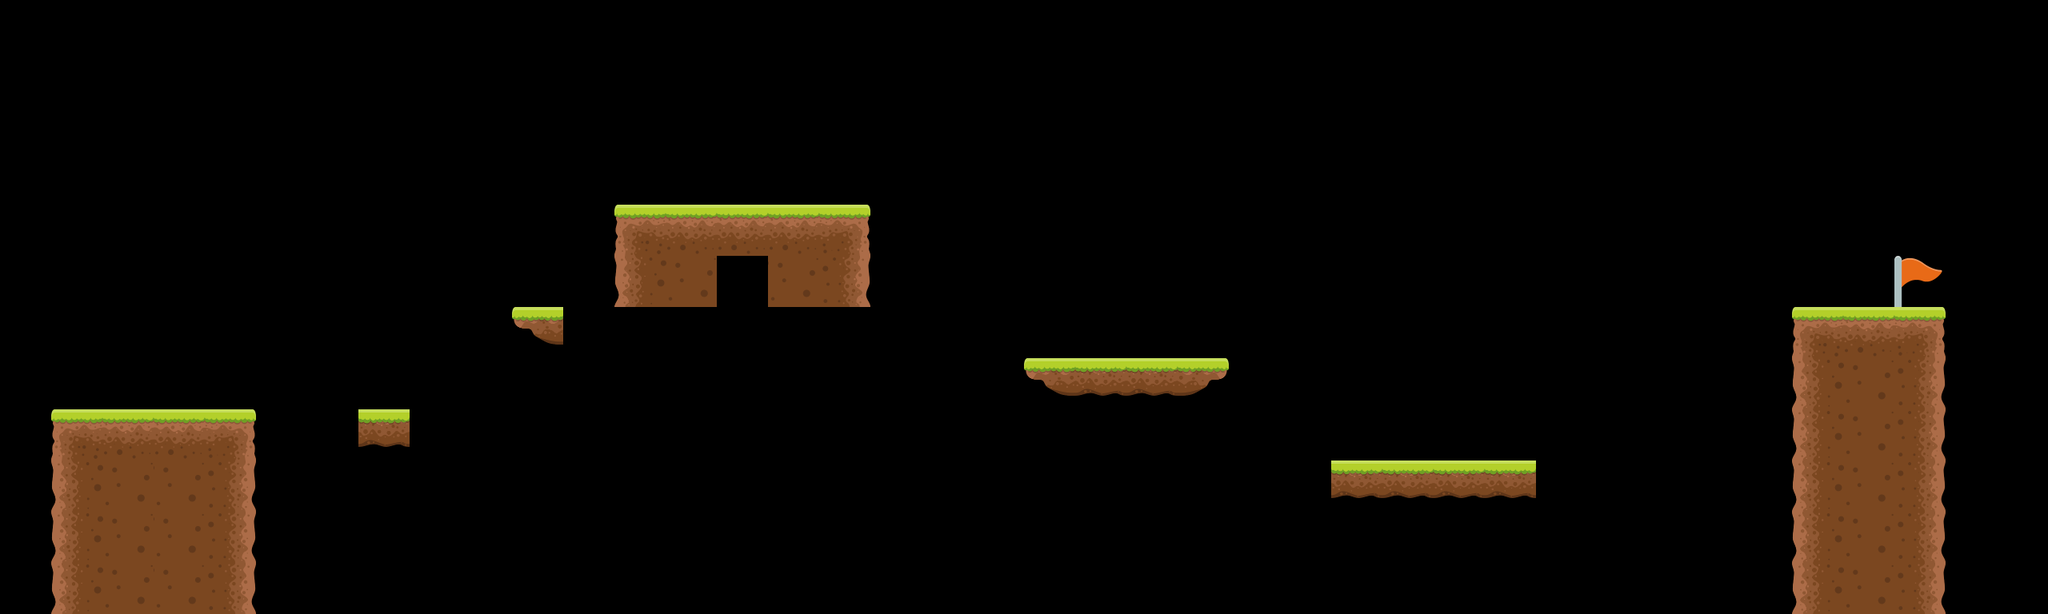

A 2D game scene composited from a Tiled map and its tileset images. What follows is a short description and the map's XML, with every tile layer's data as written:
An orthogonal 40x12 tile map with 64x64 px tiles, 1 tile layer (Tile Layer 1), 2 tilesets and 12 objects.

<map version="1.10" tiledversion="1.11.1" orientation="orthogonal" renderorder="right-down" width="40" height="12" tilewidth="64" tileheight="64" infinite="0" nextlayerid="6" nextobjectid="45">
 <editorsettings>
  <export target="level-2.lua" format="lua" />
 </editorsettings>
 <tileset firstgid="1" name="platformer" tilewidth="64" tileheight="64" tilecount="9" columns="3">
  <image source="tileset.png" width="192" height="192" />
 </tileset>
 <tileset firstgid="10" name="flag" tilewidth="64" tileheight="64" tilecount="1" columns="1">
  <image source="flag.png" width="64" height="64" />
 </tileset>
 <layer id="1" name="Tile Layer 1" width="40" height="12">
  <data encoding="csv">
0,0,0,0,0,0,0,0,0,0,0,0,0,0,0,0,0,0,0,0,0,0,0,0,0,0,0,0,0,0,0,0,0,0,0,0,0,0,0,0,
0,0,0,0,0,0,0,0,0,0,0,0,0,0,0,0,0,0,0,0,0,0,0,0,0,0,0,0,0,0,0,0,0,0,0,0,0,0,0,0,
0,0,0,0,0,0,0,0,0,0,0,0,0,0,0,0,0,0,0,0,0,0,0,0,0,0,0,0,0,0,0,0,0,0,0,0,0,0,0,0,
0,0,0,0,0,0,0,0,0,0,0,0,0,0,0,0,0,0,0,0,0,0,0,0,0,0,0,0,0,0,0,0,0,0,0,0,0,0,0,0,
0,0,0,0,0,0,0,0,0,0,0,0,1,2,2,2,3,0,0,0,0,0,0,0,0,0,0,0,0,0,0,0,0,0,0,0,0,0,0,0,
0,0,0,0,0,0,0,0,0,0,0,0,4,5,0,5,6,0,0,0,0,0,0,0,0,0,0,0,0,0,0,0,0,0,0,0,0,10,0,0,
0,0,0,0,0,0,0,0,0,0,7,0,0,0,0,0,0,0,0,0,0,0,0,0,0,0,0,0,0,0,0,0,0,0,0,1,2,3,0,0,
0,0,0,0,0,0,0,0,0,0,0,0,0,0,0,0,0,0,0,0,7,8,8,9,0,0,0,0,0,0,0,0,0,0,0,4,5,6,0,0,
0,1,2,2,3,0,0,8,0,0,0,0,0,0,0,0,0,0,0,0,0,0,0,0,0,0,0,0,0,0,0,0,0,0,0,4,5,6,0,0,
0,4,5,5,6,0,0,0,0,0,0,0,0,0,0,0,0,0,0,0,0,0,0,0,0,0,8,8,8,8,0,0,0,0,0,4,5,6,0,0,
0,4,5,5,6,0,0,0,0,0,0,0,0,0,0,0,0,0,0,0,0,0,0,0,0,0,0,0,0,0,0,0,0,0,0,4,5,6,0,0,
0,4,5,5,6,0,0,0,0,0,0,0,0,0,0,0,0,0,0,0,0,0,0,0,0,0,0,0,0,0,0,0,0,0,0,4,5,6,0,0
</data>
 </layer>
 <objectgroup id="4" name="Flag">
  <object id="43" x="2368" y="320" width="64" height="64" />
 </objectgroup>
 <objectgroup id="5" name="Start">
  <object id="44" x="128" y="384" width="64" height="64" />
 </objectgroup>
 <objectgroup id="2" name="Platform">
  <object id="30" x="448" y="512" width="64" height="64" />
  <object id="31" x="640" y="384" width="64" height="64" />
  <object id="32" x="768" y="256" width="320" height="128" />
  <object id="36" x="1280" y="448" width="256" height="64" />
  <object id="37" x="1664" y="576" width="256" height="64" />
  <object id="38" x="2240" y="384" width="192" height="384" />
  <object id="42" x="64" y="512" width="256" height="256" />
 </objectgroup>
 <objectgroup id="3" name="Enemy">
  <object id="39" x="960" y="192" width="64" height="64" />
  <object id="40" x="1408" y="384" width="64" height="64" />
  <object id="41" x="1728" y="512" width="64" height="64" />
 </objectgroup>
</map>
